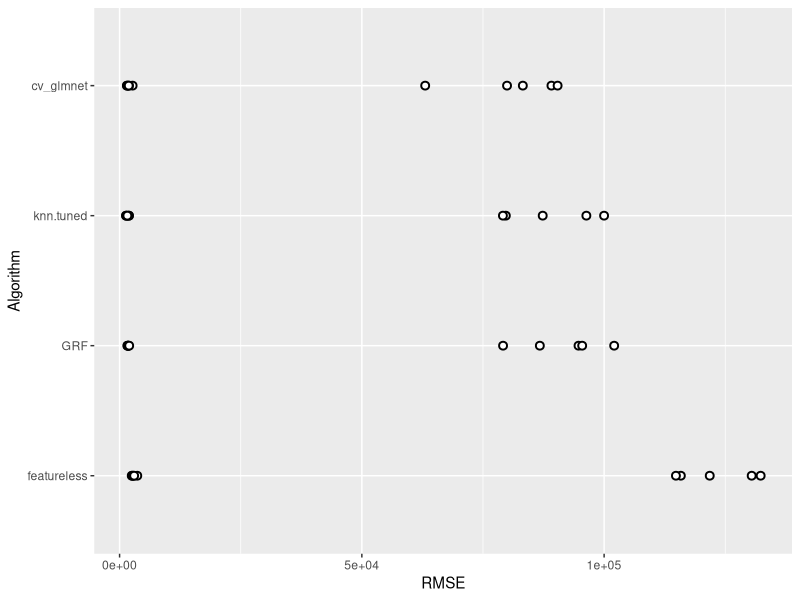
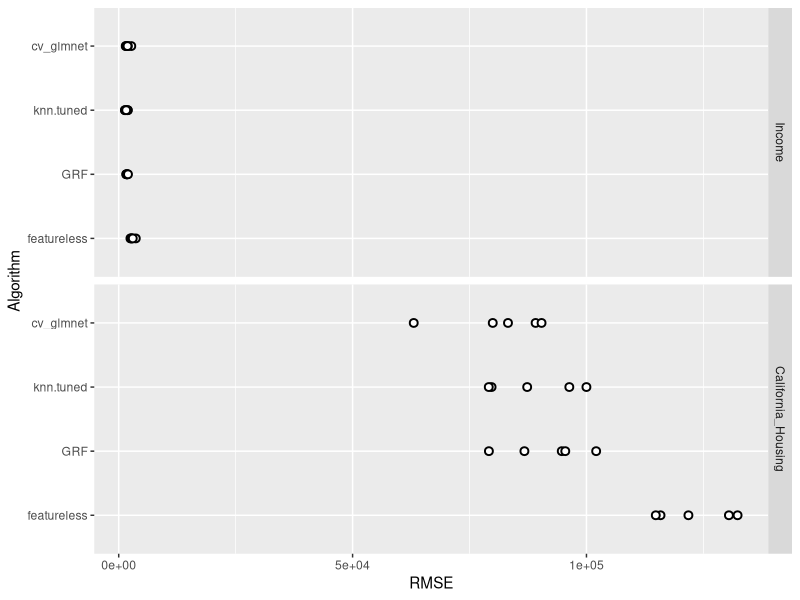

Recreate these plots in R, in order.
library(ggplot2)
library(data.table)

results_dt <- fread("bench_scores.csv")

results_dt[, algorithm := gsub("regr.", "", learner_id, fixed = TRUE)]
results_dt[, dataset := task_id]
results_dt[, rmse := regr.rmse]

# On ordonne les algorithmes par performance moyenne décroissante
algo_performance_order <- results_dt[, .(m = mean(rmse)), by = algorithm][order(-m), algorithm]
results_dt[, algorithm := factor(algorithm, levels = algo_performance_order)]

# Inversement de l'ordre pour avoir Income au dessus
results_dt[, dataset := factor(dataset, levels = c("Income", "California_Housing"))]

# Affichage
plot1 <- ggplot(results_dt, aes(x = rmse, y = algorithm)) +
  geom_point(
    shape = 21,
    size = 2,
    fill = "white",
    color = "black",
    stroke = 1
  ) +
  labs(
    x = "RMSE",
    y = "Algorithm"
  )

plot2 <- ggplot(results_dt,  aes(x = rmse, y = algorithm)) +
    geom_point(
    shape = 21,
    size = 2,
    fill = "white",
    color = "black",
    stroke = 1
  ) +
  facet_grid(dataset ~ .) +
  labs(
    x = "RMSE",
    y = "Algorithm"
  )

ggsave("graphique1.png", plot1, width = 8, height = 6)
ggsave("graphique2.png", plot2, width = 8, height = 6)
